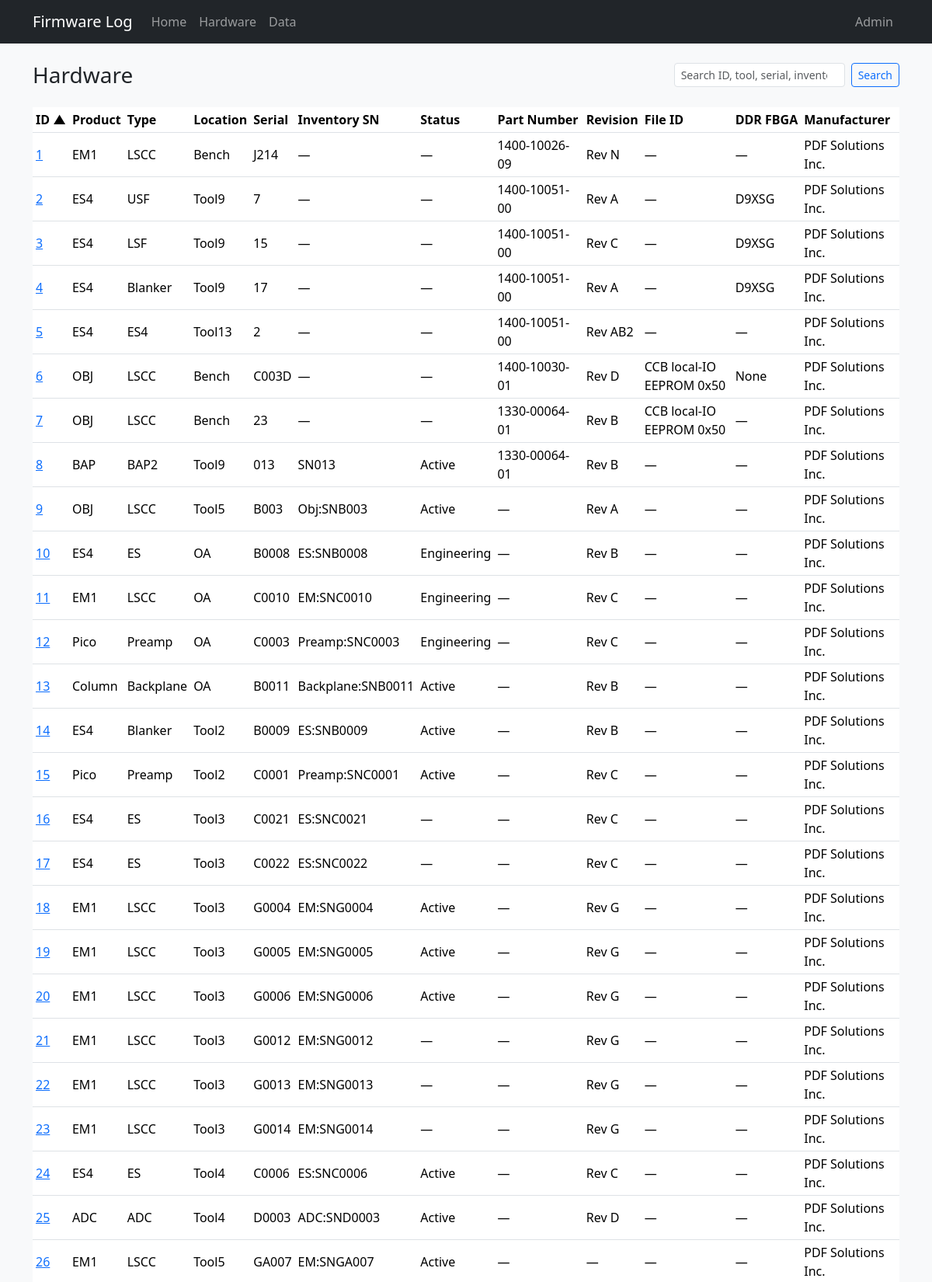
The page /hardware (upper part) on the database its author committed.
### tables this page shows
CREATE TABLE "boards" (
                board_id      INTEGER PRIMARY KEY,
                tool          TEXT,
                board_slot    TEXT,
                manufacturer  TEXT NOT NULL DEFAULT 'PDF Solutions Inc.',
                board_name    TEXT NOT NULL,
                serial        TEXT NOT NULL,
                part_number   TEXT,
                revision      TEXT,
                file_id       TEXT,
                product_name  TEXT NOT NULL,
                ddr_fbga      TEXT
            , inventory_serial TEXT, status TEXT, role TEXT, comment TEXT, open_item TEXT, po TEXT, modified_by TEXT, source_updated_at TEXT, data_source TEXT, dc_status TEXT, ac_status TEXT, gcal_status TEXT, adc_status TEXT, eeprom_status TEXT);

### app.py (the view)
@app.route("/hardware", endpoint="hardware")
def hardware():
    return _render_hardware()

### app.py (called while the page is built)
def _render_hardware():
    search = request.args.get("q", "").strip()
    sort = request.args.get("sort", "board_id")
    order = request.args.get("order", "asc")
    return render_template(
        "hardware.html",
        boards=db.list_hardware(search=search, sort=sort, order=order),
        search=search,
        sort=sort,
        order=order,
    )

### db.py (called while the page is built)
def dict_row(cursor, row):
    return {col[0]: row[i] for i, col in enumerate(cursor.description)}

@contextmanager
def get_db():
    conn = sqlite3.connect(DATABASE)
    conn.row_factory = dict_row
    try:
        yield conn
    finally:
        conn.close()

def fetch_all(query, params=()):
    with get_db() as conn:
        return conn.execute(query, params).fetchall()

def _board_search_clause(search, alias="b", extra_columns=()):
    if not search:
        return None, []
    like = f"%{search}%"
    columns = [col.format(a=alias) for col in BOARD_SEARCH_COLUMNS] + list(extra_columns)
    clause = "(" + " OR ".join(f"{col} LIKE ?" for col in columns) + ")"
    return clause, [like] * len(columns)

### templates/hardware.html (shortened to what this page needs)
{% extends "base.html" %}
{% from "macros.html" import hw_sort_link %}
{% block content %}
<div class="d-flex flex-wrap justify-content-between align-items-center gap-2 mb-4">
  <div>
    <h1 class="h3 mb-0">Hardware</h1>
  </div>
  <form id="search-form" action="{{ url_for('hardware') }}" method="get" class="d-flex gap-2">
    <input type="search" id="board-search" name="q" value="{{ search }}" class="form-control form-control-sm" placeholder="Search ID, tool, serial, inventory serial, status…">
    <button class="btn btn-sm btn-outline-primary" type="submit">Search</button>
  </form>
</div>
<div class="table-responsive">
  <table class="table table-sm table-hover align-middle">
    <thead>
      <tr>
        <th>{{ hw_sort_link('ID', 'board_id', sort, order, search) }}</th>
        <th>{{ hw_sort_link('Product', 'product_name', sort, order, search) }}</th>
        <th>{{ hw_sort_link('Type', 'board_name', sort, order, search) }}</th>
        <th>{{ hw_sort_link('Location', 'tool', sort, order, search) }}</th>
        <th>{{ hw_sort_link('Serial', 'serial', sort, order, search) }}</th>
        <th>{{ hw_sort_link('Inventory SN', 'inventory_serial', sort, order, search) }}</th>
        <th>{{ hw_sort_link('Status', 'status', sort, order, search) }}</th>
        <th>{{ hw_sort_link('Part Number', 'part_number', sort, order, search) }}</th>
        <th>{{ hw_sort_link('Revision', 'revision', sort, order, search) }}</th>
        <th>{{ hw_sort_link('File ID', 'file_id', sort, order, search) }}</th>
        <th>{{ hw_sort_link('DDR FBGA', 'ddr_fbga', sort, order, search) }}</th>
        <th>{{ hw_sort_link('Manufacturer', 'manufacturer', sort, order, search) }}</th>
      </tr>
    </thead>
    <tbody>
      {% for b in boards %}
      <tr>
        <td><a href="{{ url_for('board_detail', board_id=b.board_id) }}">{{ b.board_id }}</a></td>
        <td>{{ b.product_name }}</td>
        <td>{{ b.board_name }}</td>
        <td>{{ b.tool or '—' }}</td>
        <td>{{ b.serial }}</td>
        <td>{{ b.inventory_serial or '—' }}</td>
        <td>{{ b.status or '—' }}</td>
        <td>{{ b.part_number or '—' }}</td>
        <td>{{ b.revision or '—' }}</td>
        <td>{{ b.file_id or '—' }}</td>
        <td>{{ b.ddr_fbga or '—' }}</td>
        <td>{{ b.manufacturer or '—' }}</td>
      </tr>
      {% else %}
      <tr><td colspan="12" class="text-muted">No boards match your search.</td></tr>
      {% endfor %}
    </tbody>
  </table>
</div>
{% endblock %}

### static/style.css (style rules this page uses)
body { background-color: #f8f9fa; }
.table th { white-space: nowrap; }

### rows shown on the page
boards: board_id "1", product_name "EM1", board_name "LSCC", tool "Bench", serial "J214", inventory_serial "—", status "—", part_number "1400-10026-09", revision "Rev N", file_id "—", ddr_fbga "—", manufacturer "PDF Solutions Inc."
boards: board_id "2", product_name "ES4", board_name "USF", tool "Tool9", serial "7", inventory_serial "—", status "—", part_number "1400-10051-00", revision "Rev A", file_id "—", ddr_fbga "D9XSG", manufacturer "PDF Solutions Inc."
boards: board_id "3", product_name "ES4", board_name "LSF", tool "Tool9", serial "15", inventory_serial "—", status "—", part_number "1400-10051-00", revision "Rev C", file_id "—", ddr_fbga "D9XSG", manufacturer "PDF Solutions Inc."
boards: board_id "4", product_name "ES4", board_name "Blanker", tool "Tool9", serial "17", inventory_serial "—", status "—", part_number "1400-10051-00", revision "Rev A", file_id "—", ddr_fbga "D9XSG", manufacturer "PDF Solutions Inc."
boards: board_id "5", product_name "ES4", board_name "ES4", tool "Tool13", serial "2", inventory_serial "—", status "—", part_number "1400-10051-00", revision "Rev AB2", file_id "—", ddr_fbga "—", manufacturer "PDF Solutions Inc."
boards: board_id "6", product_name "OBJ", board_name "LSCC", tool "Bench", serial "C003D", inventory_serial "—", status "—", part_number "1400-10030-01", revision "Rev D", file "CCB local-IO EEPROM 0x50", ddr_fbga "None", manufacturer "PDF Solutions Inc."
boards: board_id "7", product_name "OBJ", board_name "LSCC", tool "Bench", serial "23", inventory_serial "—", status "—", part_number "1330-00064-01", revision "Rev B", file "CCB local-IO EEPROM 0x50", ddr_fbga "—", manufacturer "PDF Solutions Inc."
boards: board_id "8", product_name "BAP", board_name "BAP2", tool "Tool9", serial "013", inventory_serial "SN013", status "Active", part_number "1330-00064-01", revision "Rev B", file_id "—", ddr_fbga "—", manufacturer "PDF Solutions Inc."
boards: board_id "9", product_name "OBJ", board_name "LSCC", tool "Tool5", serial "B003", inventory_serial "Obj:SNB003", status "Active", part_number "—", revision "Rev A", file_id "—", ddr_fbga "—", manufacturer "PDF Solutions Inc."
boards: board_id "10", product_name "ES4", board_name "ES", tool "OA", serial "B0008", inventory_serial "ES:SNB0008", status "Engineering", part_number "—", revision "Rev B", file_id "—", ddr_fbga "—", manufacturer "PDF Solutions Inc."
boards: board_id "11", product_name "EM1", board_name "LSCC", tool "OA", serial "C0010", inventory_serial "EM:SNC0010", status "Engineering", part_number "—", revision "Rev C", file_id "—", ddr_fbga "—", manufacturer "PDF Solutions Inc."
boards: board_id "12", product_name "Pico", board_name "Preamp", tool "OA", serial "C0003", inventory_serial "Preamp:SNC0003", status "Engineering", part_number "—", revision "Rev C", file_id "—", ddr_fbga "—", manufacturer "PDF Solutions Inc."
boards: board_id "13", product_name "Column", board_name "Backplane", tool "OA", serial "B0011", inventory_serial "Backplane:SNB0011", status "Active", part_number "—", revision "Rev B", file_id "—", ddr_fbga "—", manufacturer "PDF Solutions Inc."
boards: board_id "14", product_name "ES4", board_name "Blanker", tool "Tool2", serial "B0009", inventory_serial "ES:SNB0009", status "Active", part_number "—", revision "Rev B", file_id "—", ddr_fbga "—", manufacturer "PDF Solutions Inc."
boards: board_id "15", product_name "Pico", board_name "Preamp", tool "Tool2", serial "C0001", inventory_serial "Preamp:SNC0001", status "Active", part_number "—", revision "Rev C", file_id "—", ddr_fbga "—", manufacturer "PDF Solutions Inc."
boards: board_id "16", product_name "ES4", board_name "ES", tool "Tool3", serial "C0021", inventory_serial "ES:SNC0021", status "—", part_number "—", revision "Rev C", file_id "—", ddr_fbga "—", manufacturer "PDF Solutions Inc."
boards: board_id "17", product_name "ES4", board_name "ES", tool "Tool3", serial "C0022", inventory_serial "ES:SNC0022", status "—", part_number "—", revision "Rev C", file_id "—", ddr_fbga "—", manufacturer "PDF Solutions Inc."
boards: board_id "18", product_name "EM1", board_name "LSCC", tool "Tool3", serial "G0004", inventory_serial "EM:SNG0004", status "Active", part_number "—", revision "Rev G", file_id "—", ddr_fbga "—", manufacturer "PDF Solutions Inc."
boards: board_id "19", product_name "EM1", board_name "LSCC", tool "Tool3", serial "G0005", inventory_serial "EM:SNG0005", status "Active", part_number "—", revision "Rev G", file_id "—", ddr_fbga "—", manufacturer "PDF Solutions Inc."
boards: board_id "20", product_name "EM1", board_name "LSCC", tool "Tool3", serial "G0006", inventory_serial "EM:SNG0006", status "Active", part_number "—", revision "Rev G", file_id "—", ddr_fbga "—", manufacturer "PDF Solutions Inc."
boards: board_id "21", product_name "EM1", board_name "LSCC", tool "Tool3", serial "G0012", inventory_serial "EM:SNG0012", status "—", part_number "—", revision "Rev G", file_id "—", ddr_fbga "—", manufacturer "PDF Solutions Inc."
boards: board_id "22", product_name "EM1", board_name "LSCC", tool "Tool3", serial "G0013", inventory_serial "EM:SNG0013", status "—", part_number "—", revision "Rev G", file_id "—", ddr_fbga "—", manufacturer "PDF Solutions Inc."
boards: board_id "23", product_name "EM1", board_name "LSCC", tool "Tool3", serial "G0014", inventory_serial "EM:SNG0014", status "—", part_number "—", revision "Rev G", file_id "—", ddr_fbga "—", manufacturer "PDF Solutions Inc."
boards: board_id "24", product_name "ES4", board_name "ES", tool "Tool4", serial "C0006", inventory_serial "ES:SNC0006", status "Active", part_number "—", revision "Rev C", file_id "—", ddr_fbga "—", manufacturer "PDF Solutions Inc."
boards: board_id "25", product_name "ADC", board_name "ADC", tool "Tool4", serial "D0003", inventory_serial "ADC:SND0003", status "Active", part_number "—", revision "Rev D", file_id "—", ddr_fbga "—", manufacturer "PDF Solutions Inc."
boards: board_id "26", product_name "EM1", board_name "LSCC", tool "Tool5", serial "GA007", inventory_serial "EM:SNGA007", status "Active", part_number "—", revision "—", file_id "—", ddr_fbga "—", manufacturer "PDF Solutions Inc."

### other values the page prints
{{ label }} "ID Product Type Location Serial Inventory SN Status Part Number Revision File ID DDR FBGA Manufacturer"
